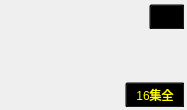
<?xml version="1.0" encoding="UTF-8"?>
<ui version="4.0">
 <class>SubUnitItem</class>
 <widget class="QWidget" name="SubUnitItem">
  <property name="geometry">
   <rect>
    <x>0</x>
    <y>0</y>
    <width>187</width>
    <height>110</height>
   </rect>
  </property>
  <property name="minimumSize">
   <size>
    <width>100</width>
    <height>100</height>
   </size>
  </property>
  <property name="windowTitle">
   <string>Form</string>
  </property>
  <layout class="QVBoxLayout" name="verticalLayout_2">
   <property name="spacing">
    <number>0</number>
   </property>
   <property name="leftMargin">
    <number>3</number>
   </property>
   <property name="topMargin">
    <number>3</number>
   </property>
   <property name="rightMargin">
    <number>3</number>
   </property>
   <property name="bottomMargin">
    <number>3</number>
   </property>
   <item>
    <layout class="QVBoxLayout" name="verticalLayout">
     <item>
      <layout class="QHBoxLayout" name="horizontalLayout">
       <item>
        <spacer name="horizontalSpacer_2">
         <property name="orientation">
          <enum>Qt::Horizontal</enum>
         </property>
         <property name="sizeHint" stdset="0">
          <size>
           <width>40</width>
           <height>20</height>
          </size>
         </property>
        </spacer>
       </item>
       <item>
        <widget class="QFrame" name="frame_topRight">
         <property name="minimumSize">
          <size>
           <width>36</width>
           <height>26</height>
          </size>
         </property>
         <property name="maximumSize">
          <size>
           <width>36</width>
           <height>26</height>
          </size>
         </property>
         <property name="styleSheet">
          <string notr="true">QFrame
{
background-color: transparent;
}</string>
         </property>
         <property name="frameShape">
          <enum>QFrame::StyledPanel</enum>
         </property>
         <property name="frameShadow">
          <enum>QFrame::Raised</enum>
         </property>
         <layout class="QVBoxLayout" name="verticalLayout_3">
          <property name="spacing">
           <number>0</number>
          </property>
          <property name="leftMargin">
           <number>0</number>
          </property>
          <property name="topMargin">
           <number>0</number>
          </property>
          <property name="rightMargin">
           <number>0</number>
          </property>
          <property name="bottomMargin">
           <number>0</number>
          </property>
          <item>
           <widget class="QPushButton" name="pushButton_topRight">
            <property name="minimumSize">
             <size>
              <width>36</width>
              <height>26</height>
             </size>
            </property>
            <property name="maximumSize">
             <size>
              <width>36</width>
              <height>26</height>
             </size>
            </property>
            <property name="styleSheet">
             <string notr="true">QPushButton
{
border-image: url(:/images/home/vtitle_dubo2.png);
background-color: transparent;
}</string>
            </property>
            <property name="text">
             <string/>
            </property>
           </widget>
          </item>
         </layout>
        </widget>
       </item>
      </layout>
     </item>
     <item>
      <spacer name="verticalSpacer">
       <property name="orientation">
        <enum>Qt::Vertical</enum>
       </property>
       <property name="sizeHint" stdset="0">
        <size>
         <width>20</width>
         <height>40</height>
        </size>
       </property>
      </spacer>
     </item>
     <item>
      <layout class="QHBoxLayout" name="horizontalLayout_2">
       <item>
        <spacer name="horizontalSpacer">
         <property name="orientation">
          <enum>Qt::Horizontal</enum>
         </property>
         <property name="sizeHint" stdset="0">
          <size>
           <width>40</width>
           <height>20</height>
          </size>
         </property>
        </spacer>
       </item>
       <item>
        <widget class="QFrame" name="frame_bottomRight">
         <property name="minimumSize">
          <size>
           <width>60</width>
           <height>26</height>
          </size>
         </property>
         <property name="maximumSize">
          <size>
           <width>60</width>
           <height>26</height>
          </size>
         </property>
         <property name="styleSheet">
          <string notr="true">QFrame
{
background-color: transparent;
}</string>
         </property>
         <property name="frameShape">
          <enum>QFrame::StyledPanel</enum>
         </property>
         <property name="frameShadow">
          <enum>QFrame::Raised</enum>
         </property>
         <layout class="QVBoxLayout" name="verticalLayout_4">
          <property name="spacing">
           <number>0</number>
          </property>
          <property name="leftMargin">
           <number>0</number>
          </property>
          <property name="topMargin">
           <number>0</number>
          </property>
          <property name="rightMargin">
           <number>0</number>
          </property>
          <property name="bottomMargin">
           <number>0</number>
          </property>
          <item>
           <widget class="QPushButton" name="pushButton_bottomRight">
            <property name="minimumSize">
             <size>
              <width>60</width>
              <height>26</height>
             </size>
            </property>
            <property name="maximumSize">
             <size>
              <width>60</width>
              <height>26</height>
             </size>
            </property>
            <property name="styleSheet">
             <string notr="true">QPushButton
{
color: yellow;
font: 800 14px &quot;微软雅黑&quot;;
background-color: transparent;
}</string>
            </property>
            <property name="text">
             <string>16集全</string>
            </property>
           </widget>
          </item>
         </layout>
        </widget>
       </item>
      </layout>
     </item>
    </layout>
   </item>
  </layout>
 </widget>
 <resources/>
 <connections/>
</ui>
